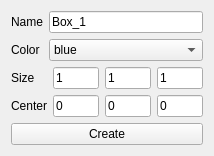
<?xml version="1.0" encoding="UTF-8"?>
<ui version="4.0">
 <class>createBox</class>
 <widget class="QWidget" name="createBox">
  <property name="geometry">
   <rect>
    <x>0</x>
    <y>0</y>
    <width>214</width>
    <height>155</height>
   </rect>
  </property>
  <property name="windowTitle">
   <string>Form</string>
  </property>
  <layout class="QVBoxLayout" name="verticalLayout_3">
   <item>
    <layout class="QGridLayout" name="gridLayout">
     <item row="0" column="0">
      <widget class="QLabel" name="label_3">
       <property name="text">
        <string>Name</string>
       </property>
      </widget>
     </item>
     <item row="1" column="0">
      <widget class="QLabel" name="label_5">
       <property name="text">
        <string>Color</string>
       </property>
      </widget>
     </item>
     <item row="0" column="1">
      <widget class="QLineEdit" name="boxNameInput">
       <property name="text">
        <string>Box_1</string>
       </property>
      </widget>
     </item>
     <item row="1" column="1">
      <widget class="QComboBox" name="boxColorCombox">
       <item>
        <property name="text">
         <string>blue</string>
        </property>
       </item>
       <item>
        <property name="text">
         <string>darkBlue</string>
        </property>
       </item>
       <item>
        <property name="text">
         <string>gray</string>
        </property>
       </item>
       <item>
        <property name="text">
         <string>darkGray</string>
        </property>
       </item>
       <item>
        <property name="text">
         <string>lightGray</string>
        </property>
       </item>
       <item>
        <property name="text">
         <string>green</string>
        </property>
       </item>
       <item>
        <property name="text">
         <string>darkGreen</string>
        </property>
       </item>
       <item>
        <property name="text">
         <string>cyan</string>
        </property>
       </item>
       <item>
        <property name="text">
         <string>darkCyan</string>
        </property>
       </item>
       <item>
        <property name="text">
         <string>red</string>
        </property>
       </item>
       <item>
        <property name="text">
         <string>darkRed</string>
        </property>
       </item>
       <item>
        <property name="text">
         <string>magenta</string>
        </property>
       </item>
       <item>
        <property name="text">
         <string>darkMagenta</string>
        </property>
       </item>
       <item>
        <property name="text">
         <string>white</string>
        </property>
       </item>
       <item>
        <property name="text">
         <string>black</string>
        </property>
       </item>
       <item>
        <property name="text">
         <string>PICK</string>
        </property>
       </item>
      </widget>
     </item>
    </layout>
   </item>
   <item>
    <layout class="QHBoxLayout" name="horizontalLayout_4">
     <item>
      <layout class="QVBoxLayout" name="verticalLayout">
       <item>
        <widget class="QLabel" name="label_2">
         <property name="text">
          <string>Size</string>
         </property>
        </widget>
       </item>
       <item>
        <widget class="QLabel" name="label">
         <property name="text">
          <string>Center</string>
         </property>
        </widget>
       </item>
      </layout>
     </item>
     <item>
      <layout class="QVBoxLayout" name="verticalLayout_2">
       <item>
        <layout class="QHBoxLayout" name="horizontalLayout_2">
         <item>
          <widget class="QLineEdit" name="boxLengthXInput">
           <property name="text">
            <string>1</string>
           </property>
          </widget>
         </item>
         <item>
          <widget class="QLineEdit" name="boxLengthYInput">
           <property name="text">
            <string>1</string>
           </property>
          </widget>
         </item>
         <item>
          <widget class="QLineEdit" name="boxLengthZInput">
           <property name="text">
            <string>1</string>
           </property>
          </widget>
         </item>
        </layout>
       </item>
       <item>
        <layout class="QHBoxLayout" name="horizontalLayout">
         <item>
          <widget class="QLineEdit" name="boxCenterXInput">
           <property name="text">
            <string>0</string>
           </property>
          </widget>
         </item>
         <item>
          <widget class="QLineEdit" name="boxCenterYInput">
           <property name="text">
            <string>0</string>
           </property>
          </widget>
         </item>
         <item>
          <widget class="QLineEdit" name="boxCenterZInput">
           <property name="text">
            <string>0</string>
           </property>
          </widget>
         </item>
        </layout>
       </item>
      </layout>
     </item>
    </layout>
   </item>
   <item>
    <layout class="QHBoxLayout" name="horizontalLayout_3">
     <item>
      <widget class="QPushButton" name="createBoxBtn">
       <property name="text">
        <string>Create</string>
       </property>
      </widget>
     </item>
    </layout>
   </item>
  </layout>
 </widget>
 <resources/>
 <connections/>
</ui>
